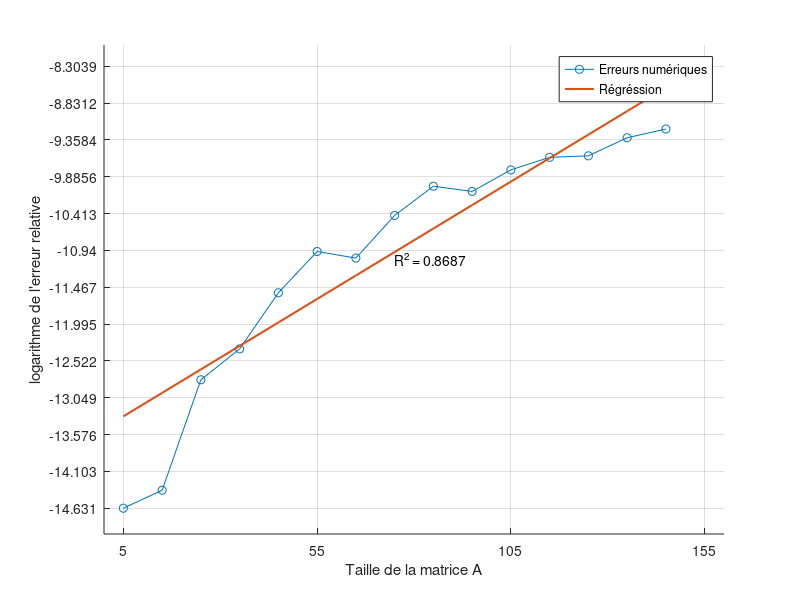
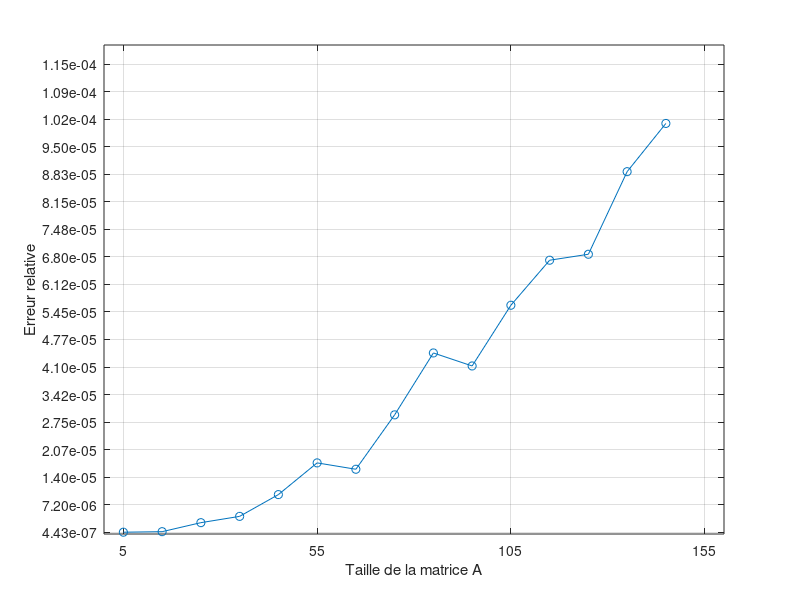
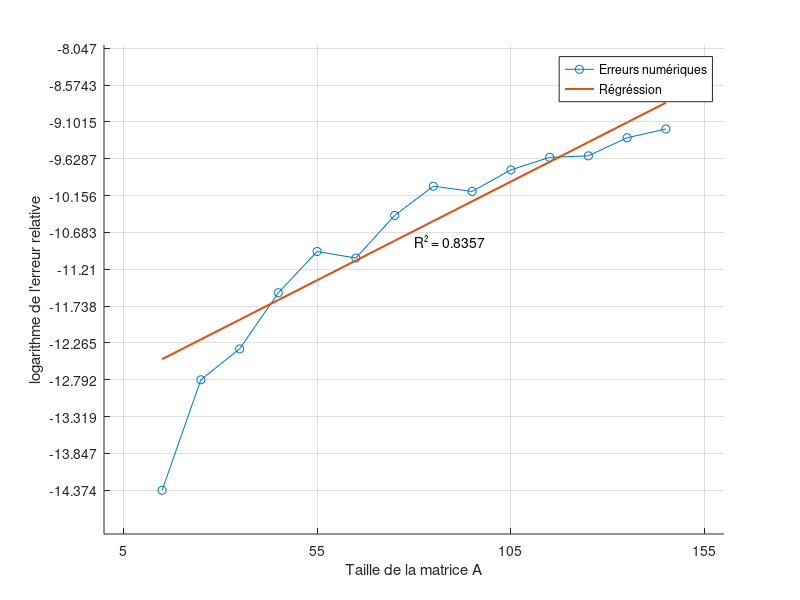

The MATLAB script that drew these images, in order:
clear all;
close all;

% Lecture des données
fid = fopen("resultat.txt", "r");
data = textscan(fid, "%f %f", "HeaderLines", 1);
fclose(fid);

n      = data{2}(1:end-1);
Erreur = data{1}(2:end);
logE   = log(Erreur);

%% ===== FIGURE 1 : log(Erreur) + régression =====

p = polyfit(n(2:end), logE(2:end), 1);
y = polyval(p, n);

figure(1);
hold on;
plot(n, logE, 'o-');
plot(n, y, 'LineWidth', 1.5);

r = logE - y;
R2 = 1 - norm(r)^2 / norm(logE - mean(logE))^2;

pas = abs(logE(2:end) - logE(1:end-1));
pas = max(pas) / 3;

set(gca, "xtick", 5:50:705);
set(gca, "ytick", min(logE):pas:max(logE)+5*pas);

xlabel('Taille de la matrice A');
ylabel("logarithme de l'erreur relative");
text(mean(n), mean(logE), sprintf("R^2 = %.4f", R2));
legend("Erreurs numériques", "Régréssion");
grid on;
hold off;


%% ===== FIGURE 2 : Erreur brute =====

figure(2);
plot(n, Erreur, 'o-');

pas = abs(Erreur(2:end) - Erreur(1:end-1));
pas = max(pas) / 3;

set(gca, "xtick", 5:50:705);

yticks_vals = min(Erreur):pas:max(Erreur)+5*pas;
set(gca, "ytick", yticks_vals);

% Format scientifique manuel (Octave-compatible)
ytick_labels = cell(size(yticks_vals));
for k = 1:length(yticks_vals)
    ytick_labels{k} = sprintf('%.2e', yticks_vals(k));
end
set(gca, "yticklabel", ytick_labels);

xlabel('Taille de la matrice A');
ylabel('Erreur relative');
grid on;

logE = logE(2:end);
n = n(2:end)
%% ===== FIGURE 3 : log(Erreur) + régression =====

p = polyfit(n(2:end), logE(2:end), 1);
y = polyval(p, n);

figure(3);
hold on;
plot(n, logE, 'o-');
plot(n, y, 'LineWidth', 1.5);

r = logE - y;
R2 = 1 - norm(r)^2 / norm(logE - mean(logE))^2;

pas = abs(logE(2:end) - logE(1:end-1));
pas = max(pas) / 3;

set(gca, "xtick", 5:50:705);
set(gca, "ytick", min(logE):pas:max(logE)+5*pas);

xlabel('Taille de la matrice A');
ylabel("logarithme de l'erreur relative");
text(mean(n), mean(logE), sprintf("R^2 = %.4f", R2));
legend("Erreurs numériques", "Régréssion");
grid on;
hold off;
